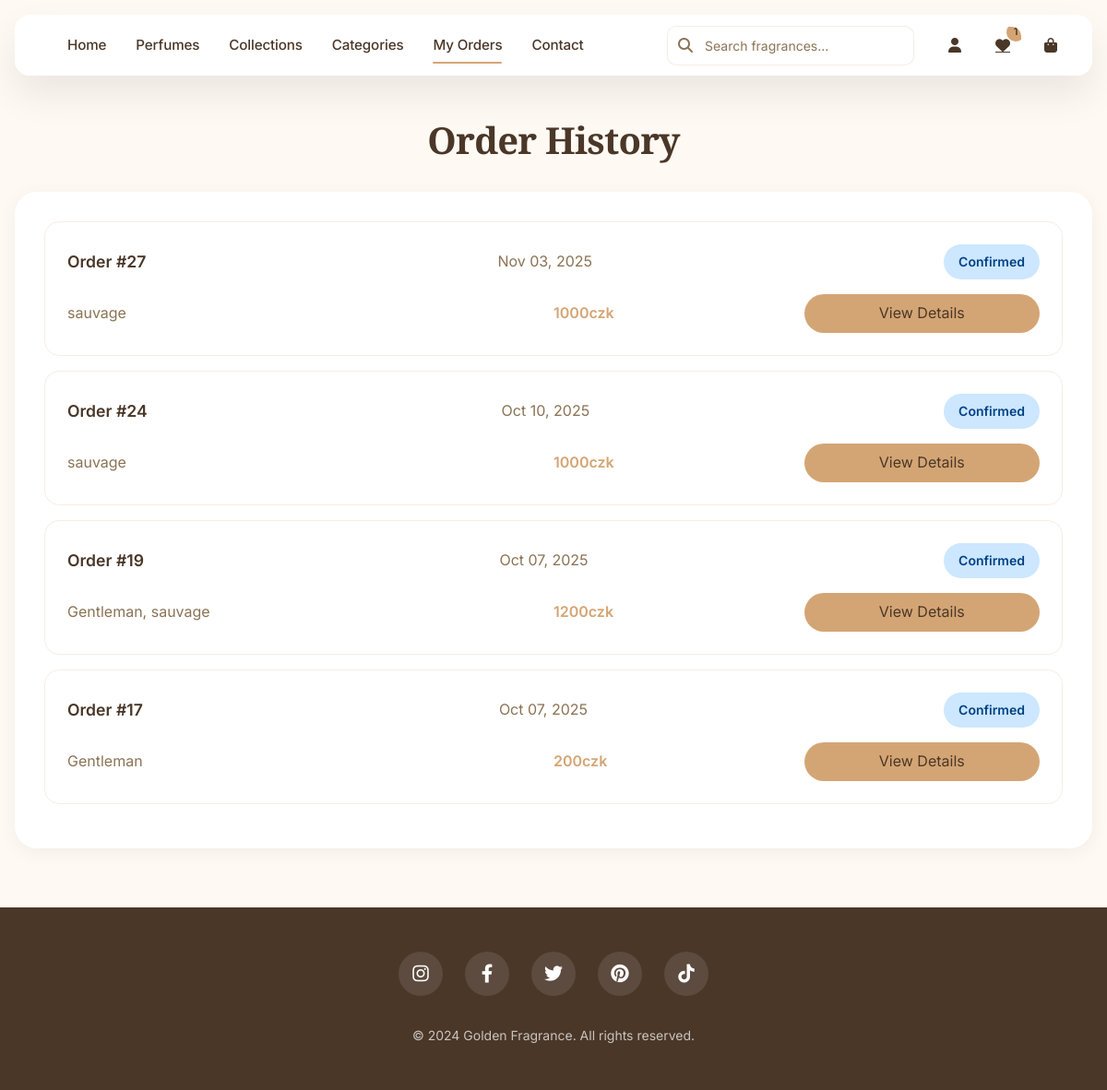
/orders/order-history/ (signed in), run on the app's committed database.
### orders/models.py (models this page shows, shortened)
class Order(models.Model):
    STATUS_CHOICES = [
        ('pending', 'Pending'),
        ('confirmed', 'Confirmed'),
        ('processing', 'Processing'),
        ('shipped', 'Shipped'),
        ('delivered', 'Delivered'),
        ('cancelled', 'Cancelled'),
    ]
    user = models.ForeignKey(User, on_delete=models.CASCADE)
    order_number = models.CharField(max_length=100, null=True, blank=True )
    full_name = models.CharField(max_length=200)
    email = models.EmailField()
    address = models.TextField()
    city = models.CharField(max_length=100)
    postal_code = models.CharField(max_length=20)
    country = models.CharField(max_length=100)
    status = models.CharField(max_length=20, choices=STATUS_CHOICES, default='pending')
    total_amount = models.DecimalField(max_digits=10, decimal_places=0)  # Whole CZK
    shipping_cost = models.DecimalField(max_digits=10, decimal_places=0, default=250)  # 250 CZK default
    tax_amount = models.DecimalField(max_digits=10, decimal_places=0, default=0)
    tracking_company = models.CharField(max_length=100, blank=True, null=True)
    tracking_number = models.CharField(max_length=100, blank=True, null=True)
    tracking_url = models.URLField(blank=True, null=True)
    created_at = models.DateTimeField(auto_now_add=True)
    updated_at = models.DateTimeField(auto_now=True)

class OrderItem(models.Model):
    order = models.ForeignKey(Order, related_name='items', on_delete=models.CASCADE)
    product = models.ForeignKey('products.Product', on_delete=models.CASCADE)
    quantity = models.IntegerField()
    price = models.DecimalField(max_digits=10, decimal_places=0)

### products/models.py (models this page shows, shortened)
class Product(models.Model):
    name = models.CharField(max_length=200)
    description = models.TextField()
    price = models.DecimalField(max_digits=10, decimal_places=0)
    original_price = models.DecimalField(max_digits=10, decimal_places=2, null=True, blank=True)
    image = models.ImageField(upload_to='products/')
    category = models.ForeignKey(Category, on_delete=models.CASCADE)
    collection = models.ForeignKey(Collection, on_delete=models.SET_NULL, null=True, blank=True)
    is_new = models.BooleanField(default=False)
    is_featured = models.BooleanField(default=False)
    stock_quantity = models.IntegerField(default=0)
    created_at = models.DateTimeField(auto_now_add=True)
    updated_at = models.DateTimeField(auto_now=True)

### orders/views.py (the view)
# urls.py: path('order-history/', views.order_history, name='order_history'),
@login_required
def order_history(request):
    orders = Order.objects.filter(user=request.user).order_by('-created_at')
    return render(request, 'orders/order_history.html', {'orders': orders})

### products/context_processors.py (called while the page is built)
def categories_collections(request):
    cart_count = 0
    wishlist_count = 0
    if 'cart' in request.session:
        cart = request.session['cart']
        cart_count = sum(item['quantity'] for item in cart.values())
    if request.user.is_authenticated:
        from accounts.models import Wishlist
        wishlist_count = Wishlist.objects.filter(user=request.user).count()
    return {
        'categories': Category.objects.all(),
        'collections': Collection.objects.filter(is_active=True),
        'cart_count': cart_count,
        'wishlist_count': wishlist_count,
    }

### templates/orders/order_history.html (shortened to what this page needs)
<!DOCTYPE html>
<html lang="en">
<head>
    <link rel="stylesheet" href="https://cdnjs.cloudflare.com/ajax/libs/font-awesome/6.4.0/css/all.min.css">
</head>
<body>
    <header id="header" class="scrolled">
        <div class="header-container">
            <div class="header-content">
                <nav>
                    <a href="{% url 'home' %}" class="nav-link">Home</a>
                    <a href="{% url 'products:product_list' %}" class="nav-link">Perfumes</a>
                    <a href="{% url 'products:collection_list' %}" class="nav-link">Collections</a>
                    <a href="{% url 'products:category_list' %}" class="nav-link">Categories</a>
                    <a href="{% url 'orders:order_history' %}" class="nav-link active">My Orders</a>
                    <a href="#" class="nav-link">Contact</a>
                </nav>
                <div class="search-container">
                    <div class="search-wrapper">
                        <i class="fas fa-search search-icon"></i>
                        <form method="get" action="{% url 'products:product_list' %}">
                            <input type="search" name="q" placeholder="Search fragrances..." class="search-input">
                        </form>
                    </div>
                </div>
                <div class="header-actions">
                    <a href="{% url 'accounts:profile' %}" class="icon-button">
                        <i class="fas fa-user"></i>
                    </a>
                     <a href="{% url 'accounts:wishlist' %}" class="icon-button">
                        <i class="fas fa-heart"></i>
                        {% if wishlist_count > 0 %}
                        <span class="cart-badge">{{ wishlist_count }}</span>
                        {% endif %}
                    </a>
                    <a href="{% url 'orders:cart' %}" class="icon-button cart-button">
                        <i class="fas fa-shopping-bag"></i>
                    </a>
                </div>
            </div>
        </div>
    </header>
    <section class="orders-container">
        <div class="orders-content">
            <h1 class="orders-title">Order History</h1>
            {% if orders %}
            <div class="orders-list">
                {% for order in orders %}
                <div class="order-card">
                    <div class="order-header">
                        <div class="order-id">Order #{{ order.id }}</div>
                        <div class="order-date">{{ order.created_at|date:"M d, Y" }}</div>
                        <div class="order-status status-{{ order.status }}">
                            {{ order.get_status_display }}
                        </div>
                    </div>
                    <div class="order-details">
                        <div class="order-items">
                            {% for item in order.items.all %}
                            {{ item.product.name }}{% if not forloop.last %}, {% endif %}
                            {% endfor %}
                        </div>
                        <div class="order-total">{{ order.total_amount }}czk</div>
                        <a href="{% url 'orders:order_detail' order.id %}" class="view-order-btn">
                            View Details
                        </a>
                    </div>
                </div>
                {% endfor %}
            </div>
            {% endif %}
        </div>
    </section>
    <footer class="footer">
        <div class="footer-content">
            <div class="social-media">
                <a href="#" class="social-link"><i class="fab fa-instagram"></i></a>
                <a href="#" class="social-link"><i class="fab fa-facebook-f"></i></a>
                <a href="#" class="social-link"><i class="fab fa-twitter"></i></a>
                <a href="#" class="social-link"><i class="fab fa-pinterest"></i></a>
                <a href="#" class="social-link"><i class="fab fa-tiktok"></i></a>
            </div>
            <p class="copyright">&copy; 2024 Golden Fragrance. All rights reserved.</p>
        </div>
    </footer>
</body>
</html>

### data on the page
Order: id "27", created_at "Nov 03, 2025", status "Confirmed", total_amount "1000"
OrderItem: product.name "sauvage"
Order: id "24", created_at "Oct 10, 2025", status "Confirmed", total_amount "1000"
OrderItem: product.name "sauvage"
Order: id "19", created_at "Oct 07, 2025", status "Confirmed", total_amount "1200"
OrderItem: product.name "Gentleman"
OrderItem: product.name "sauvage"
Order: id "17", created_at "Oct 07, 2025", status "Confirmed", total_amount "200"
OrderItem: product.name "Gentleman"

### other printed values
{{ wishlist_count }} "1"
